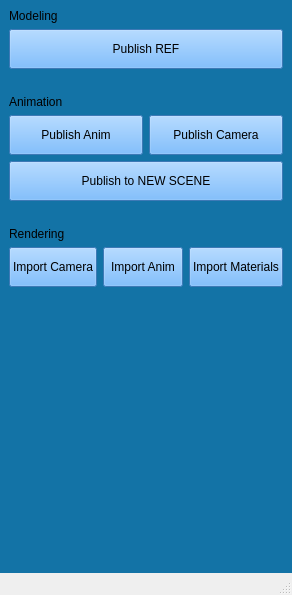
<?xml version="1.0" encoding="UTF-8"?>
<ui version="4.0">
 <class>MainWindow</class>
 <widget class="QMainWindow" name="MainWindow">
  <property name="geometry">
   <rect>
    <x>0</x>
    <y>0</y>
    <width>273</width>
    <height>595</height>
   </rect>
  </property>
  <property name="windowTitle">
   <string>MainWindow</string>
  </property>
  <widget class="QWidget" name="centralwidget">
   <property name="styleSheet">
    <string notr="true">background-color: rgb(19, 115, 166);</string>
   </property>
   <layout class="QVBoxLayout" name="verticalLayout_3">
    <item>
     <widget class="QLabel" name="label">
      <property name="text">
       <string>Modeling</string>
      </property>
     </widget>
    </item>
    <item>
     <layout class="QVBoxLayout" name="verticalLayout_2">
      <item>
       <layout class="QHBoxLayout" name="horizontalLayout_2">
        <item>
         <widget class="QPushButton" name="pushButton">
          <property name="minimumSize">
           <size>
            <width>0</width>
            <height>40</height>
           </size>
          </property>
          <property name="styleSheet">
           <string notr="true">background-color: rgb(85, 170, 255);</string>
          </property>
          <property name="text">
           <string>Publish REF</string>
          </property>
         </widget>
        </item>
       </layout>
      </item>
      <item>
       <spacer name="verticalSpacer_2">
        <property name="orientation">
         <enum>Qt::Vertical</enum>
        </property>
        <property name="sizeType">
         <enum>QSizePolicy::Maximum</enum>
        </property>
        <property name="sizeHint" stdset="0">
         <size>
          <width>20</width>
          <height>20</height>
         </size>
        </property>
       </spacer>
      </item>
      <item>
       <widget class="QLabel" name="label_2">
        <property name="text">
         <string>Animation</string>
        </property>
       </widget>
      </item>
      <item>
       <layout class="QHBoxLayout" name="horizontalLayout">
        <item>
         <widget class="QPushButton" name="pushButton_2">
          <property name="minimumSize">
           <size>
            <width>0</width>
            <height>40</height>
           </size>
          </property>
          <property name="styleSheet">
           <string notr="true">background-color: rgb(85, 170, 255);</string>
          </property>
          <property name="text">
           <string>Publish Anim</string>
          </property>
         </widget>
        </item>
        <item>
         <widget class="QPushButton" name="pushButton_3">
          <property name="minimumSize">
           <size>
            <width>0</width>
            <height>40</height>
           </size>
          </property>
          <property name="styleSheet">
           <string notr="true">background-color: rgb(85, 170, 255);</string>
          </property>
          <property name="text">
           <string>Publish Camera</string>
          </property>
         </widget>
        </item>
       </layout>
      </item>
     </layout>
    </item>
    <item>
     <layout class="QHBoxLayout" name="horizontalLayout_4">
      <item>
       <widget class="QPushButton" name="pushButton_4">
        <property name="minimumSize">
         <size>
          <width>0</width>
          <height>40</height>
         </size>
        </property>
        <property name="styleSheet">
         <string notr="true">background-color: rgb(85, 170, 255);</string>
        </property>
        <property name="text">
         <string>Publish to NEW SCENE</string>
        </property>
       </widget>
      </item>
     </layout>
    </item>
    <item>
     <spacer name="verticalSpacer_3">
      <property name="orientation">
       <enum>Qt::Vertical</enum>
      </property>
      <property name="sizeType">
       <enum>QSizePolicy::Maximum</enum>
      </property>
      <property name="sizeHint" stdset="0">
       <size>
        <width>20</width>
        <height>20</height>
       </size>
      </property>
     </spacer>
    </item>
    <item>
     <widget class="QLabel" name="label_3">
      <property name="text">
       <string>Rendering</string>
      </property>
     </widget>
    </item>
    <item>
     <layout class="QHBoxLayout" name="horizontalLayout_5">
      <item>
       <widget class="QPushButton" name="pushButton_5">
        <property name="minimumSize">
         <size>
          <width>0</width>
          <height>40</height>
         </size>
        </property>
        <property name="styleSheet">
         <string notr="true">background-color: rgb(85, 170, 255);</string>
        </property>
        <property name="text">
         <string>Import Camera</string>
        </property>
       </widget>
      </item>
      <item>
       <widget class="QPushButton" name="pushButton_7">
        <property name="minimumSize">
         <size>
          <width>0</width>
          <height>40</height>
         </size>
        </property>
        <property name="styleSheet">
         <string notr="true">background-color: rgb(85, 170, 255);</string>
        </property>
        <property name="text">
         <string>Import Anim</string>
        </property>
       </widget>
      </item>
      <item>
       <widget class="QPushButton" name="pushButton_6">
        <property name="minimumSize">
         <size>
          <width>0</width>
          <height>40</height>
         </size>
        </property>
        <property name="styleSheet">
         <string notr="true">background-color: rgb(85, 170, 255);</string>
        </property>
        <property name="text">
         <string>Import Materials</string>
        </property>
        <property name="default">
         <bool>false</bool>
        </property>
        <property name="flat">
         <bool>false</bool>
        </property>
       </widget>
      </item>
     </layout>
    </item>
    <item>
     <spacer name="verticalSpacer">
      <property name="orientation">
       <enum>Qt::Vertical</enum>
      </property>
      <property name="sizeHint" stdset="0">
       <size>
        <width>20</width>
        <height>40</height>
       </size>
      </property>
     </spacer>
    </item>
   </layout>
  </widget>
  <widget class="QMenuBar" name="menubar">
   <property name="geometry">
    <rect>
     <x>0</x>
     <y>0</y>
     <width>273</width>
     <height>21</height>
    </rect>
   </property>
  </widget>
  <widget class="QStatusBar" name="statusbar"/>
 </widget>
 <resources/>
 <connections/>
</ui>
